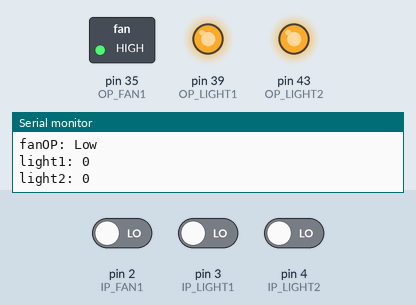
This sketch was run on a simulated Arduino Mega 2560, built with avr-gcc and run on an emulated ATmega2560. Shown: switched loads named in the sketch (green lamp = pin HIGH), output pins drawn as LEDs (lit = HIGH), the last lines printed to the serial monitor. The inputs (shaded band) are chosen by the test bench; at power-on: pin 2 (IP_FAN1) LOW, pin 3 (IP_LIGHT1) LOW, pin 4 (IP_LIGHT2) LOW.

Above: at 1.3 s.
1.4 s: pin 2 (IP_FAN1) driven HIGH
At 2.3 s:
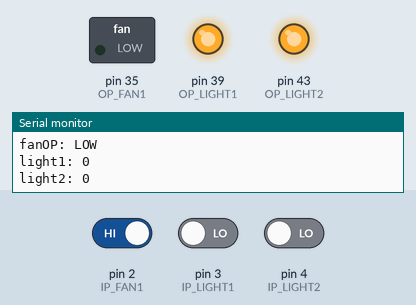
3.0 s: pin 3 (IP_LIGHT1) driven HIGH
At 3.5 s:
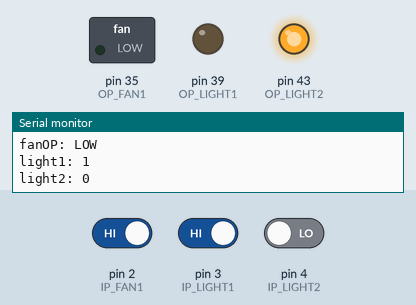
4.5 s: pin 4 (IP_LIGHT2) driven HIGH
At 5.7 s:
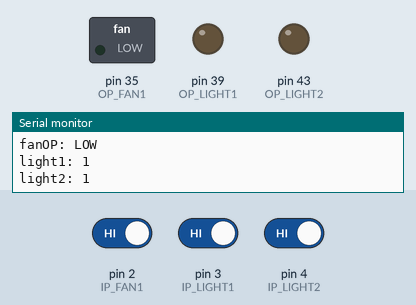
6.0 s: pin 2 (IP_FAN1) driven LOW
At 7.1 s:
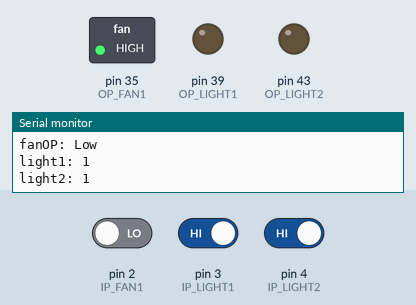
7.5 s: pin 3 (IP_LIGHT1) driven LOW
At 8.3 s:
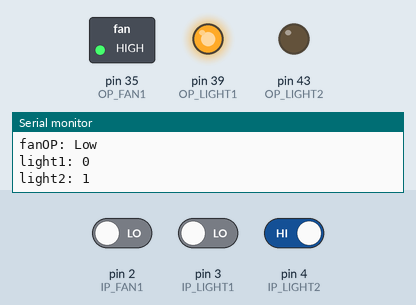
9.0 s: pin 2 (IP_FAN1) driven HIGH
At 9.5 s:
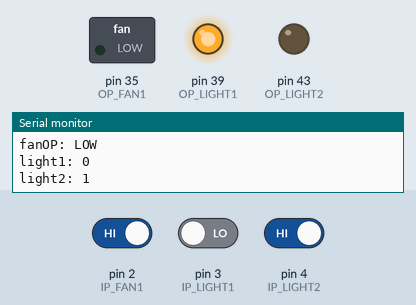
Timing chart, 0 to 11.5 s (numbered marks = the images above; inputs shaded):
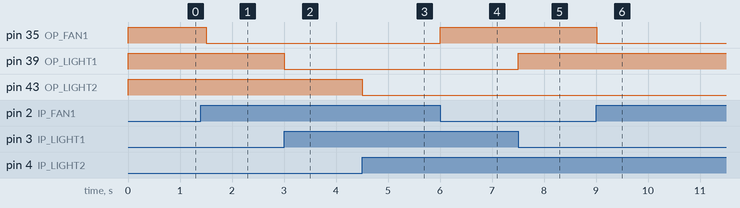

The sketch:

arduinoiot.ino
```cpp
#include <SimpleDHT.h>

#define IP_FAN1 2
#define IP_LIGHT1 3
#define IP_LIGHT2 4

#define OP_FAN1 35
#define OP_LIGHT1 39
#define OP_LIGHT2 43

void setup() {
  Serial.begin(9600);
  pinMode(IP_FAN1, INPUT);
  pinMode(IP_LIGHT1, INPUT);
  pinMode(IP_LIGHT2, INPUT);

  pinMode(OP_FAN1, OUTPUT);
  pinMode(OP_LIGHT1, OUTPUT);
  pinMode(OP_LIGHT2, OUTPUT);
}

void loop() {
  Serial.print("fan: ");Serial.println(digitalRead(IP_FAN1));
  if (digitalRead(IP_FAN1) == HIGH) {
    digitalWrite(OP_FAN1, LOW);
    Serial.println("fanOP: LOW");
  }
  else {
    digitalWrite(OP_FAN1, HIGH);
    Serial.println("fanOP: Low");
  }

  Serial.print("light1: ");Serial.println(digitalRead(IP_LIGHT1));
  if (digitalRead(IP_LIGHT1) == HIGH) {
    digitalWrite(OP_LIGHT1, LOW);
  }
  else {
    digitalWrite(OP_LIGHT1, HIGH);
  }

  Serial.print("light2: ");Serial.println(digitalRead(IP_LIGHT2));
  if (digitalRead(IP_LIGHT2) == HIGH) {
    digitalWrite(OP_LIGHT2, LOW);
  }
  else {
    digitalWrite(OP_LIGHT2, HIGH);
  }
  delay(500);
}
```

Measured:
- after the input at 1.4 s, pin 35 (OP_FAN1): HIGH → LOW after 0.10 s
- after the input at 3.0 s, pin 39 (OP_LIGHT1): HIGH → LOW at once
- after the input at 4.5 s, pin 43 (OP_LIGHT2): HIGH → LOW at once
- after the input at 6.0 s, pin 35 (OP_FAN1): LOW → HIGH at once
- after the input at 7.5 s, pin 39 (OP_LIGHT1): LOW → HIGH at once
- after the input at 9.0 s, pin 35 (OP_FAN1): HIGH → LOW at once
